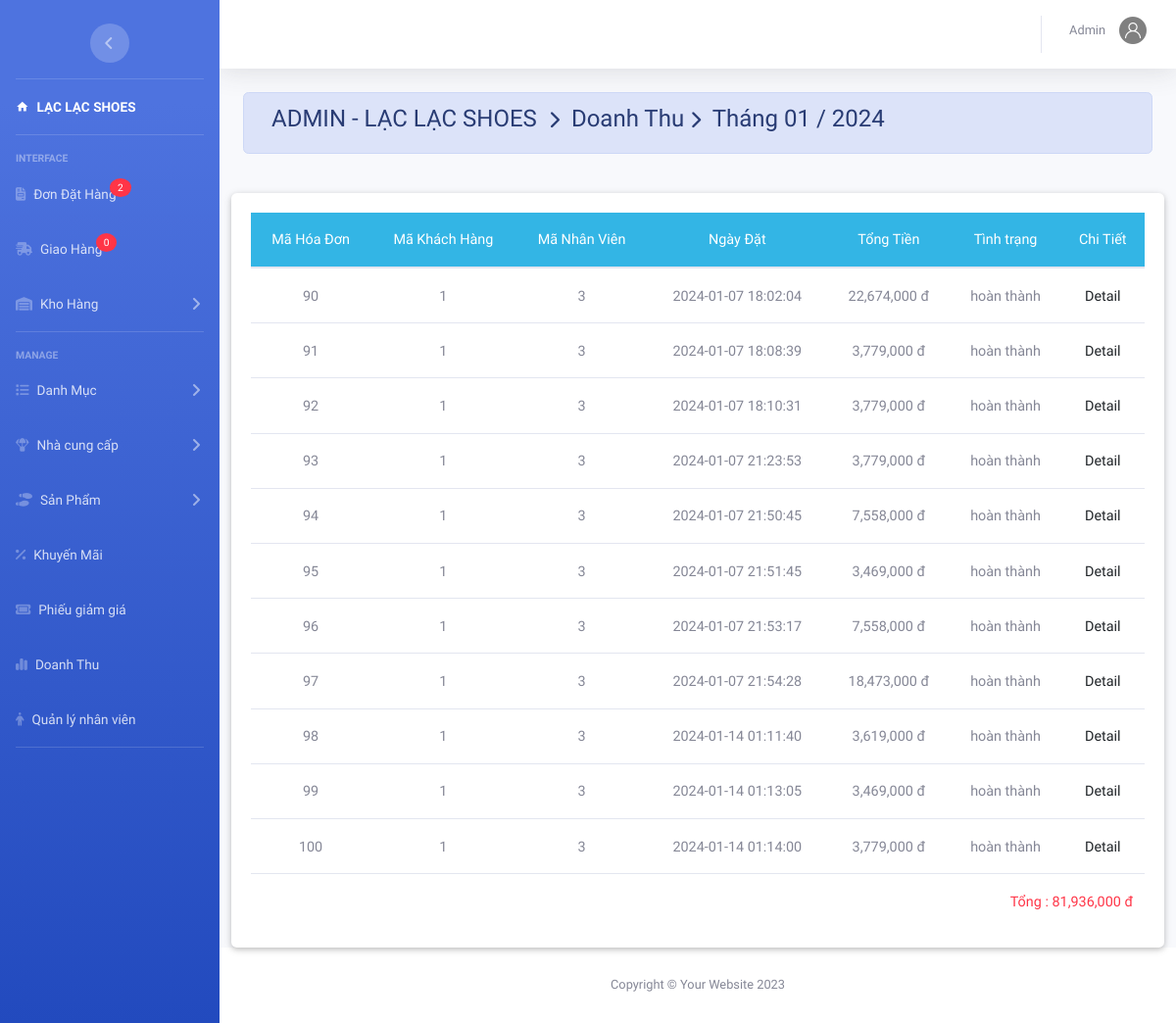
/admin/index.php?action=danhthu&view=ctdt&thang=1&nam=2024 (signed in), run on the app's committed database.
### tables this page shows
CREATE TABLE `hoadon` (
  `MaHD` int(11) NOT NULL,
  `MaKH` int(11) NOT NULL,
  `MaNV` int(11) DEFAULT NULL,
  `NgayDat` datetime DEFAULT current_timestamp(),
  `NgayGiao` datetime DEFAULT NULL,
  `PhuongThucThanhToan` tinyint(4) NOT NULL,
  `TinhTrang` varchar(20) DEFAULT NULL,
  `TongTien` decimal(10,0) NOT NULL,
  `MaNVGH` varchar(50) DEFAULT NULL
);

### admin/danhthu/chitiet.php (the view, shortened to what this page needs)
<?php
if (isset($_GET['thang'])) {
	$thang=$_GET['thang'];
	$nam=$_GET['nam'];
	if($thang >=1 and $thang <= 9){
		$thang = '0'.$thang;
	}
	$sql="SELECT * FROM `hoadon` WHERE NgayGiao like '$nam-$thang-%%' and TinhTrang='hoàn thành'";
	$rs=mysqli_query($conn,$sql);
?>
<div class="container-fluid">
	<div class=" alert alert-primary">
	  	<h4 class="page-title">
		     ADMIN - LẠC LẠC SHOES &#160;<i class="fas fa-chevron-right" style="font-size: 18px"></i>&#160; Doanh Thu&#160;<i class="fas fa-chevron-right" style="font-size: 18px"></i>&#160; Tháng <?php echo $thang.' / '. $nam ?>
		</h4>
	</div><br>
	<div class="card card-body row">
		<table class="table table-hover m-auto text-center" style="font-size: 13px;">
			<thead class="badge-info">
				<tr>
					<th>Mã Hóa Đơn</th> <th>Mã Khách Hàng</th><th>Mã Nhân Viên</th><th>Ngày Đặt</th><th>Tổng Tiền</th><th>Tình trạng</th><th>Chi Tiết</th>
				</tr>
			</thead>
		<tbody>
			 <?php $so=0;
				 while ($row=mysqli_fetch_array($rs)) { ?>
					<tr>
						<td><?php echo $row['MaHD']; ?></td><td><?php echo $row['MaKH']; ?></td><td><?php echo $row['MaNV']; ?></td><td><?php echo $row['NgayDat']; ?></td><td><?php echo number_format($row['TongTien']).' đ'; ?></td><td><?php echo $row['TinhTrang']; ?></td>
						<td><a href="index.php?action=xldathang&view=ctdh&mahd=<?php echo $row['MaHD']; ?>" >Detail </a></td>
					</tr>
			 <?php	$so=$so+$row['TongTien'];} ?>
			<tr  class="text-right text-danger" style="font-size: 150%">
				<td colspan="7"> Tổng : <?php echo number_format($so).' đ'; ?></td>
			</tr>
		</tbody>
		</table>
	</div>
</div><?php  }
?><div class="container-fluid">

### data on the page
hoadon: MaHD "90", MaKH "1", MaNV "3", NgayDat "2024-01-07 18:02:04", TongTien "22,674,000", TinhTrang "hoàn thành"
hoadon: MaHD "91", MaKH "1", MaNV "3", NgayDat "2024-01-07 18:08:39", TongTien "3,779,000", TinhTrang "hoàn thành"
hoadon: MaHD "92", MaKH "1", MaNV "3", NgayDat "2024-01-07 18:10:31", TongTien "3,779,000", TinhTrang "hoàn thành"
hoadon: MaHD "93", MaKH "1", MaNV "3", NgayDat "2024-01-07 21:23:53", TongTien "3,779,000", TinhTrang "hoàn thành"
hoadon: MaHD "94", MaKH "1", MaNV "3", NgayDat "2024-01-07 21:50:45", TongTien "7,558,000", TinhTrang "hoàn thành"
hoadon: MaHD "95", MaKH "1", MaNV "3", NgayDat "2024-01-07 21:51:45", TongTien "3,469,000", TinhTrang "hoàn thành"
hoadon: MaHD "96", MaKH "1", MaNV "3", NgayDat "2024-01-07 21:53:17", TongTien "7,558,000", TinhTrang "hoàn thành"
hoadon: MaHD "97", MaKH "1", MaNV "3", NgayDat "2024-01-07 21:54:28", TongTien "18,473,000", TinhTrang "hoàn thành"
hoadon: MaHD "98", MaKH "1", MaNV "3", NgayDat "2024-01-14 01:11:40", TongTien "3,619,000", TinhTrang "hoàn thành"
hoadon: MaHD "99", MaKH "1", MaNV "3", NgayDat "2024-01-14 01:13:05", TongTien "3,469,000", TinhTrang "hoàn thành"
hoadon: MaHD "100", MaKH "1", MaNV "3", NgayDat "2024-01-14 01:14:00", TongTien "3,779,000", TinhTrang "hoàn thành"

### other printed values
$dem "2"
$dem "0"
$nv['TenNV'] "Admin"
$thang "01"
$nam "2024"
$so "81,936,000"
